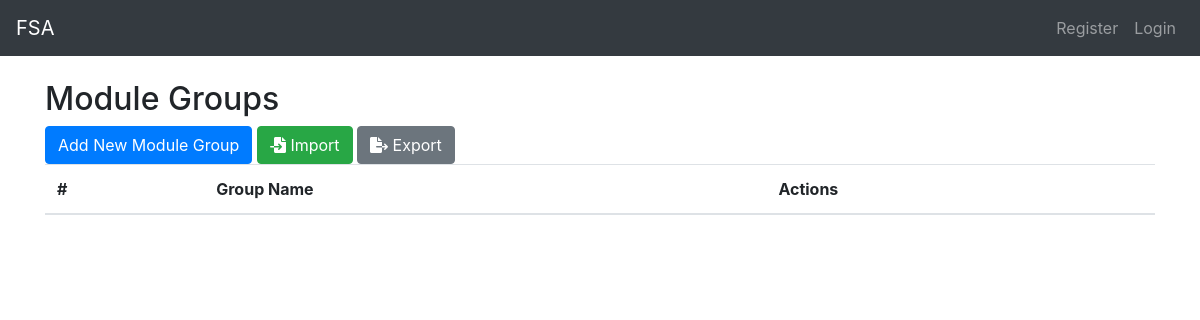
/module_group/, run on an earlier commit of the app's database.
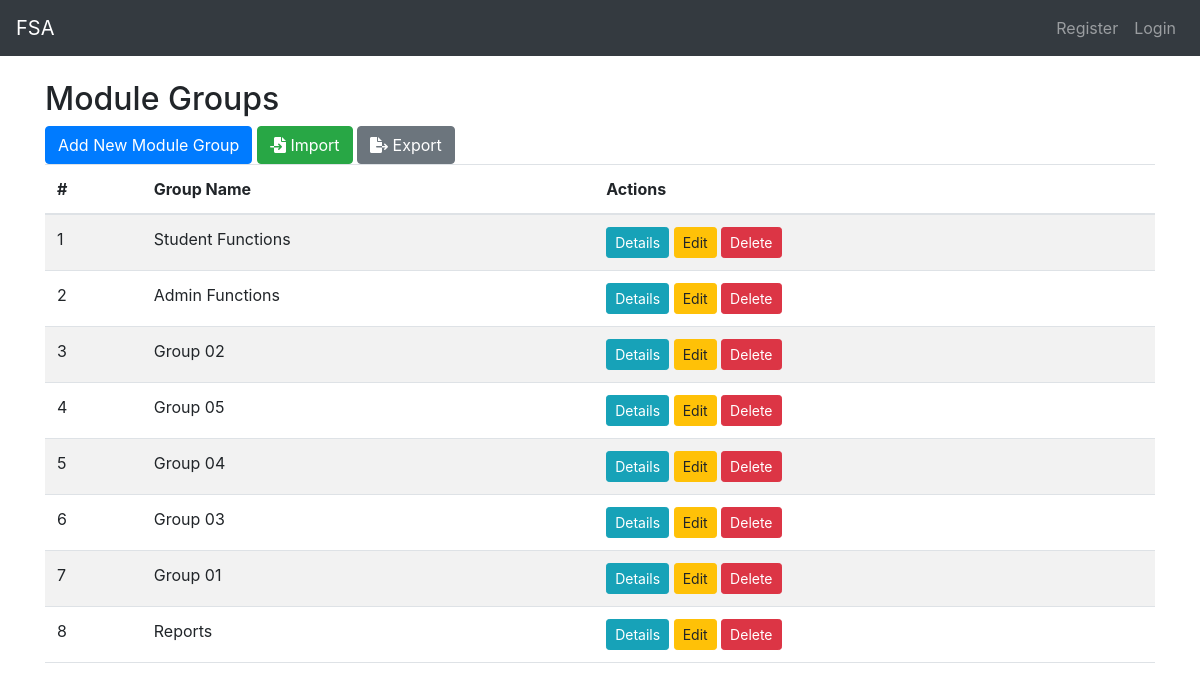
And on a later commit of the database.
### module_group/models.py (models this page shows, shortened)
class ModuleGroup(models.Model):
    group_name = models.CharField(max_length=255)

### module_group/views.py (the view)
# urls.py: path('', views.module_group_list, name='module_group_list'),
def module_group_list(request):
    module_groups = ModuleGroup.objects.all()
    form = ExcelImportForm()
    return render(request, 'module_group_list.html', {'module_groups': module_groups, 'form': form})

### module_group/templates/module_group_list.html (shortened to what this page needs)
{% extends "base.html" %}
{% load static %}
{% block content %}
<div class="container mt-4">
    <h2>Module Groups</h2>
    <a href="{% url 'module_group:module_group_add' %}" class="btn btn-primary">Add New Module Group</a>
    <button class="btn btn-success" title="Import Module Group from Excel" data-toggle="modal" data-target="#importModal" data-toggle="tooltip">
        <i class="fas fa-file-import"></i> Import
      </button>
      <a href="{% url 'module_group:export_module_groups' %}" class="btn btn-secondary" title="Export Users to Excel" data-toggle="tooltip">
        <i class="fas fa-file-export"></i> Export
      </a>
    <table class="table table-striped">
        <thead>
            <tr>
                <th>#</th>
                <th>Group Name</th>
                <th>Actions</th>
            </tr>
        </thead>
        <tbody>
            {% for group in module_groups %}
            <tr>
                <td>{{ forloop.counter }}</td>
                <td>{{ group.group_name }}</td>
                <td>
                    <a href="{% url 'module_group:module_group_detail' group.pk %}" class="btn btn-info btn-sm">Details</a>
                    <a href="{% url 'module_group:module_group_edit' group.pk %}" class="btn btn-warning btn-sm">Edit</a>
                    <a href="{% url 'module_group:module_group_delete' group.pk %}" class="btn btn-danger btn-sm">Delete</a>
                </td>
            </tr>
            {% endfor %}
        </tbody>
    </table>
</div>
{% endblock %}

What changed in the data, as far as the page shows it:
added ModuleGroup: group_name "Student Functions"
added ModuleGroup: group_name "Admin Functions"
added ModuleGroup: group_name "Group 02"
added ModuleGroup: group_name "Group 05"
added ModuleGroup: group_name "Group 04"
added ModuleGroup: group_name "Group 03"
added ModuleGroup: group_name "Group 01"
added ModuleGroup: group_name "Reports"
